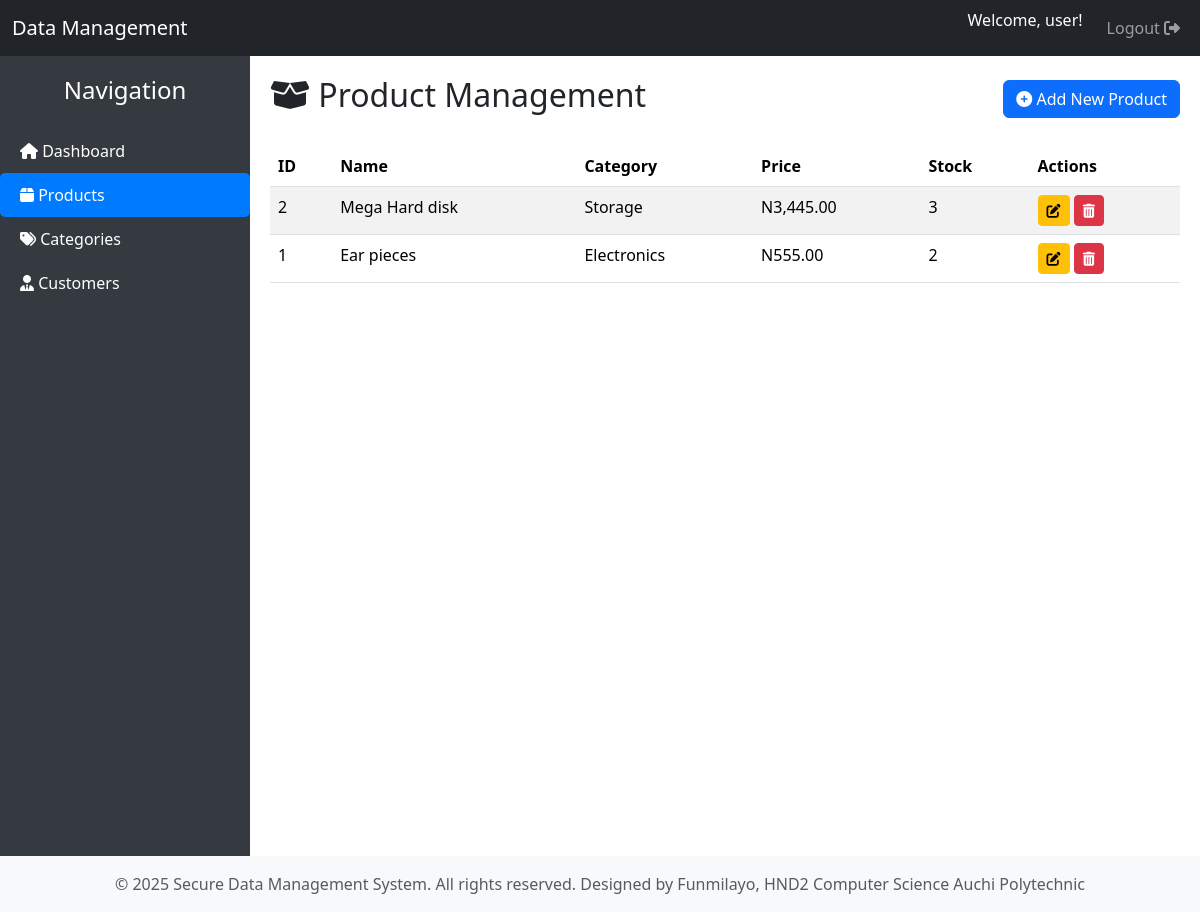
The page /products.php (signed in) on the database its author committed.
### tables this page shows
CREATE TABLE `products` (
  `product_id` int(11) NOT NULL,
  `product_name` varchar(255) NOT NULL,
  `price` decimal(10,2) NOT NULL,
  `stock` int(11) NOT NULL DEFAULT 0,
  `created_at` timestamp NOT NULL DEFAULT current_timestamp(),
  `updated_at` timestamp NOT NULL DEFAULT current_timestamp() ON UPDATE current_timestamp(),
  `category_id` int(11) NOT NULL
);

CREATE TABLE `categories` (
  `category_id` int(11) NOT NULL,
  `category_name` varchar(100) NOT NULL
);

### data_functions.php (called while the page is built, shortened)
<?php
function getAllProductsWithCategory($conn) {
    $sql = "SELECT p.*, c.category_name FROM products p LEFT JOIN categories c ON p.category_id = c.category_id ORDER BY p.product_id DESC";
    $result = $conn->query($sql);
    $products = [];
    if ($result->num_rows > 0) {
        while($row = $result->fetch_assoc()) {
            $products[] = $row;
        }
    }
    return $products;
}
?>

### products.php (the view, shortened to what this page needs)
<?php
include 'includes/header.php';
require_once 'config/db.php';
require_once 'functions/data_functions.php';
$products = getAllProductsWithCategory($conn);
?>
<div class="d-flex justify-content-between align-items-center mb-4">
    <h2><i class="fas fa-box-open"></i> Product Management</h2>
    <a href="product_add.php" class="btn btn-primary"><i class="fas fa-plus-circle"></i> Add New Product</a>
</div>
<div class="table-responsive">
    <table class="table table-striped table-hover">
        <thead class="thead-dark">
            <tr>
                <th>ID</th>
                <th>Name</th>
                <th>Category</th>
                <th>Price</th>
                <th>Stock</th>
                <th>Actions</th>
            </tr>
        </thead>
        <tbody>
            <?php if (!empty($products)): ?>
                <?php foreach ($products as $product): ?>
                    <tr>
                        <td><?php echo htmlspecialchars($product['product_id']); ?></td>
                        <td><?php echo htmlspecialchars($product['product_name']); ?></td>
                        <td><?php echo htmlspecialchars($product['category_name']); ?></td>
                        <td>N<?php echo htmlspecialchars(number_format($product['price'], 2)); ?></td>
                        <td><?php echo htmlspecialchars($product['stock']); ?></td>
                        <td>
                            <a href="product_edit.php?id=<?php echo $product['product_id']; ?>" class="btn btn-sm btn-warning" title="Edit"><i class="fas fa-edit"></i></a>
                            <a href="product_delete.php?id=<?php echo $product['product_id']; ?>" class="btn btn-sm btn-danger" onclick="return confirm('Are you sure you want to delete this product?');" title="Delete"><i class="fas fa-trash-alt"></i></a>
                        </td>
                    </tr>
                <?php endforeach; ?>
            <?php else: ?>
                <tr>
                    <td colspan="6" class="text-center">No products found.</td>
                </tr>
            <?php endif; ?>
        </tbody>
    </table>
</div>
<?php include 'includes/footer.php'; ?>

### header.php (style rules this page uses)
body { display: flex; min-height: 100vh; flex-direction: column; }

### rows shown on the page
products: product_id "2", product_name "Mega Hard disk", category.category_name "Storage", price "3,445.00", stock "3"
products: product_id "1", product_name "Ear pieces", category.category_name "Electronics", price "555.00", stock "2"

### other values the page prints
$_SESSION['username'] "user"
